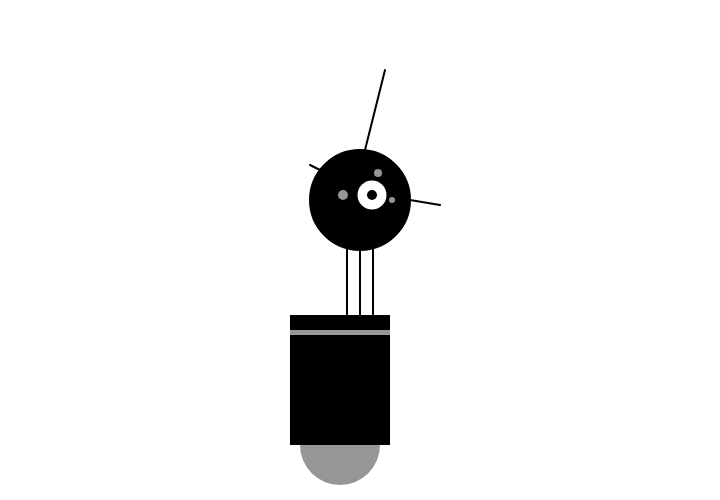
Frame 1 (no input)
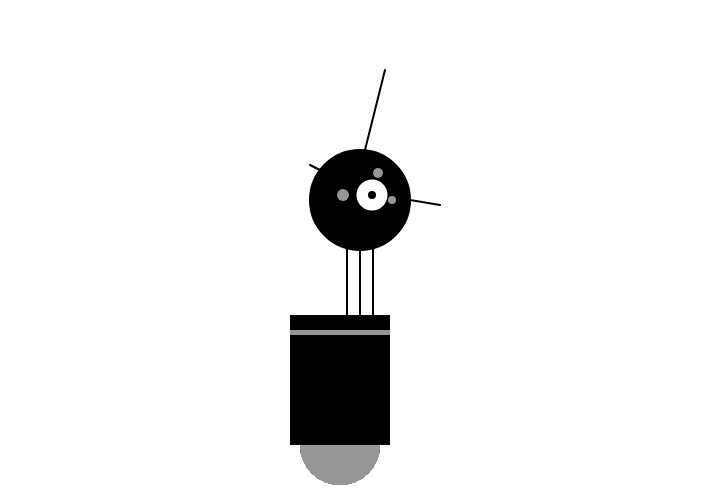
Frame 60 (no input)
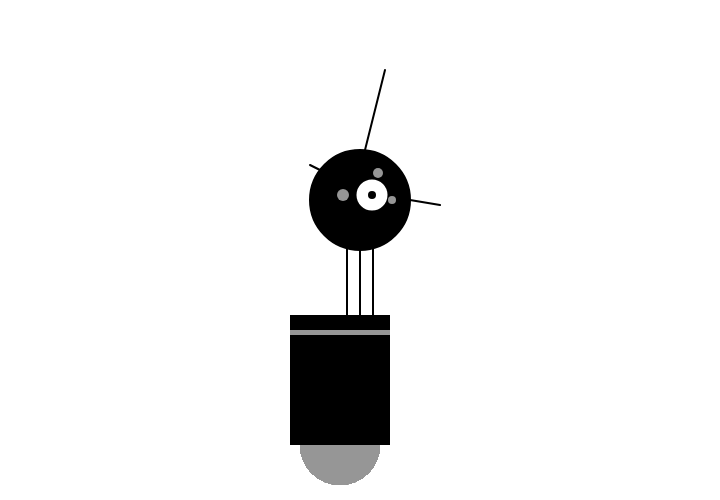
Frame 120 (the mouse pressed at the canvas centre since frame 60)

The p5.js sketch that drew these frames (run headless with seeded random() and noise() and a simulated clock; from frame 60 on, the mouse is pressed at the canvas centre):

// p5.js sketch
// ── sketch.js
function setup() {
  createCanvas(720,500)
  strokeWeight(2)
}

function draw() {
  //head
  fill(0,0,0)
  ellipse(width/2,200,100,100)
  
  fill(255,255,255)
  ellipse(372,195,31,31)
  
  fill(0,0,0)
  ellipse(372,195,8,8)
  
  
  fill(150,150,150)
  ellipse(343,195,12,12)
  ellipse(378,173,10,10)
  ellipse(392,200,8,8)
  
  //neck
  line(360,250,360,320)
  line(347,230,347,320)
  line(373,230,373,320)
  
  //antennas
  line(365,150,385,70)
  line(410,200,440,205)
  line(320,170,310,165)
  
  //body
  noStroke()
  fill(150,150,150)
  ellipse(340,445,80,80)
  fill(0,0,0)
  rect(290,315,100,130)
  fill(150,150,150)
  rect(290,330,100,5)
  

  
  
  
  
  
  
  
  
  
  
  
  
  
  
  
}
